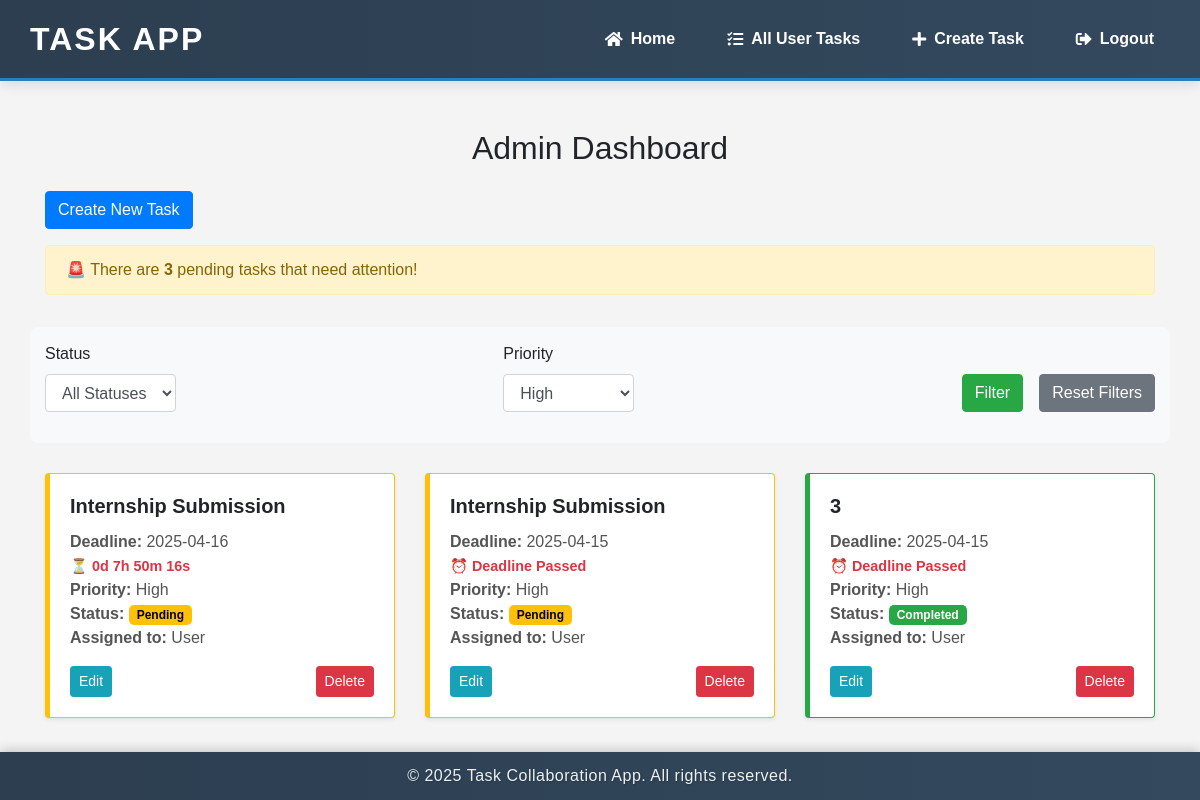
/admin.php?priority=High (signed in), run on the app's committed database.
### tables this page shows
CREATE TABLE `tasks` (
  `id` int(11) NOT NULL,
  `user_id` int(11) NOT NULL,
  `title` varchar(255) NOT NULL,
  `deadline` date NOT NULL,
  `priority` enum('High','Medium','Low') NOT NULL,
  `status` enum('Pending','Completed') DEFAULT 'Pending'
);

CREATE TABLE `users` (
  `id` int(11) NOT NULL,
  `name` varchar(100) NOT NULL,
  `email` varchar(100) NOT NULL,
  `password` varchar(255) NOT NULL,
  `role` enum('user','admin') DEFAULT 'user'
);

### admin.php (the view, shortened to what this page needs)
<?php
include 'config/db.php';
include 'includes/header.php';
$priorityFilter = isset($_GET['priority']) ? $_GET['priority'] : '';
$query = "SELECT tasks.*, users.name AS assigned_user
          FROM tasks
          JOIN users ON tasks.user_id = users.id
          WHERE 1=1";
$params = [];
if ($priorityFilter) {
    $query .= " AND tasks.priority = ?";
    $params[] = $priorityFilter;
}
$stmt = $conn->prepare($query);
if ($params) {
    $types = str_repeat('s', count($params));
    $stmt->bind_param($types, ...$params);
}
$stmt->execute();
$tasks = $stmt->get_result()->fetch_all(MYSQLI_ASSOC);
?>
<div class="container mt-5 main-content">
    <div class="row">
        <div class="col-12">
            <h2 class="text-center mb-4">Admin Dashboard</h2>
            <a href="task.php" class="btn btn-primary mb-3">Create New Task</a>
        </div>
    </div>
    <div class="row mb-3">
        <div class="col-12">
            <?php
            $pendingQuery = "SELECT COUNT(*) AS pending_count FROM tasks WHERE status = 'Pending'";
            $pendingResult = $conn->query($pendingQuery);
            $pendingCount = $pendingResult->fetch_assoc()['pending_count'];
            if ($pendingCount > 0): ?>
                <div class="alert alert-warning" role="alert">
                    🚨 There are <strong><?php echo $pendingCount; ?></strong> pending tasks that need attention!
                </div>
            <?php else: ?>
                <div class="alert alert-success" role="alert">
                    ✅ All tasks are completed. Great job!
                </div>
            <?php endif; ?>
        </div>
    </div>
    <div class="row">
        <div class="col-12 filter-section">
            <form method="GET" action="admin.php" class="d-flex justify-content-between flex-wrap gap-3">
                <div class="form-group">
                    <label for="statusFilter">Status</label>
                    <select name="status" id="statusFilter" class="form-control">
                        <option value="">All Statuses</option>
                    </select>
                </div>
                <div class="form-group">
                    <label for="priorityFilter">Priority</label>
                    <select name="priority" id="priorityFilter" class="form-control">
                        <option value="High" <?php echo ($priorityFilter == 'High') ? 'selected' : ''; ?>>High</option>
                    </select>
                </div>
                <div class="form-group d-flex align-items-end">
                    <button type="submit" class="btn btn-success mr-2">Filter</button>
                    <a href="admin.php" class="btn btn-secondary ml-2">Reset Filters</a>
                </div>
            </form>
        </div>
    </div>
    <div class="row">
        <?php if (empty($tasks)): ?>
            <div class="col-12">
                <p class="text-center">No tasks found with the current filters. Try adjusting the filters.</p>
            </div>
        <?php else: ?>
            <?php foreach ($tasks as $task): ?>
                <?php
                    $statusColor = ($task['status'] == 'Completed') ? 'success' : 'warning';
                    $borderColor = ($task['status'] == 'Completed') ? 'border-success' : 'border-warning';
                    $deadlineId = 'countdown-' . $task['id'];
                ?>
                <div class="col-lg-4 col-md-6 col-sm-12 mb-4">
                    <div class="card shadow-sm rounded <?php echo $borderColor; ?>">
                        <div class="card-body">
                            <h5 class="card-title"><?php echo htmlspecialchars($task['title']); ?></h5>
                            <p class="card-text">
                                <strong>Deadline:</strong> <?php echo htmlspecialchars($task['deadline']); ?><br>
                                <span class="countdown" id="<?php echo $deadlineId; ?>"></span><br>
                                <strong>Priority:</strong> <?php echo htmlspecialchars($task['priority']); ?><br>
                                <strong>Status:</strong>
                                <span class="badge badge-<?php echo $statusColor; ?>">
                                    <?php echo htmlspecialchars($task['status']); ?>
                                </span><br>
                                <strong>Assigned to:</strong> <?php echo htmlspecialchars($task['assigned_user']); ?>
                            </p>
                            <div class="d-flex justify-content-between">
                                <a href="task.php?id=<?php echo $task['id']; ?>" class="btn btn-info btn-sm">Edit</a>
                                <a href="task.php?id=<?php echo $task['id']; ?>&delete=true" class="btn btn-danger btn-sm">Delete</a>
                            </div>
                        </div>
                    </div>
                </div>
            <?php endforeach; ?>
        <?php endif; ?>
    </div>
</div>
<?php include 'includes/footer.php'; ?>

### includes/header.php (style rules this page uses)
* { margin: 0; padding: 0; box-sizing: border-box; }
body { font-family: 'Arial', sans-serif; background-color: #f4f4f4; }

### admin.php (style rules this page uses)
html, body { height: 100%; }
body { display: flex; flex-direction: column; }
.main-content { flex: 0.5; }
.card { transition: transform 0.3s ease-in-out; }
.card-title { font-size: 1.25rem; font-weight: bold; }
.card-text { font-size: 1rem; color: #555; }
.btn-sm { font-size: 0.875rem; }
.filter-section { background-color: #f8f9fa; padding: 15px; margin-bottom: 30px; border-radius: 8px; }
.badge-success { background-color: #28a745; color: white; padding: 4px 8px; border-radius: 5px; }
.badge-warning { background-color: #ffc107; color: black; padding: 4px 8px; border-radius: 5px; }
.card.border-success { border-left: 5px solid #28a745 !important; }
.card.border-warning { border-left: 5\px solid #ffc107 !important; }
.countdown { font-weight: bold; color: #dc3545; font-size: 0.9rem; }

### data on the page
tasks: title "Internship Submission", deadline "2025-04-16", priority "High", status "Pending", user.name "User"
tasks: title "Internship Submission", deadline "2025-04-15", priority "High", status "Pending", user.name "User"
tasks: title "3", deadline "2025-04-15", priority "High", status "Completed", user.name "User"

### other printed values
$pendingCount "3"
